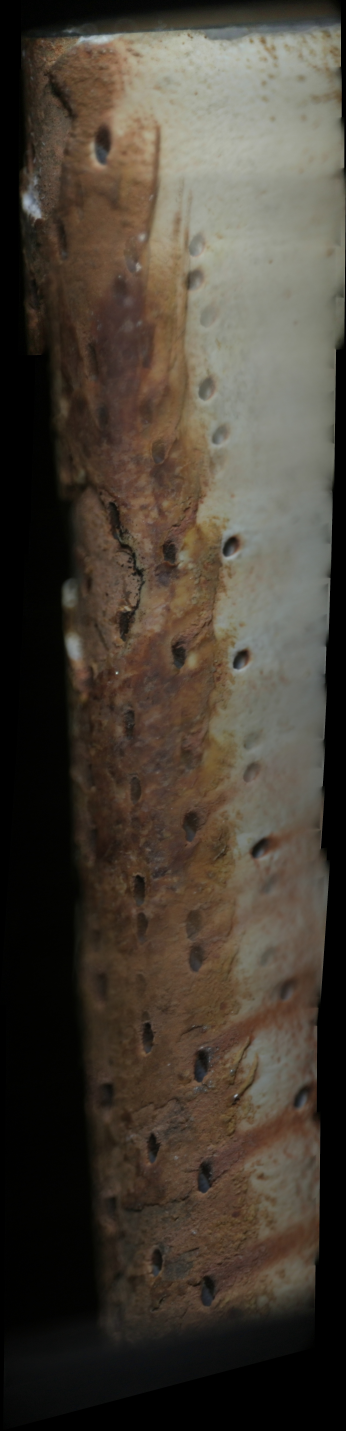
#> input picture image_stitching/from_scratch/blade_down_mosaic.jpg, 2076 x 8581 px (shown at 1/6 size); its folder holds only this picture in this run
$ python -i focus_engine.py   (imports and definitions only)   (older library calls are emulated)
#> lines starting #> are read from the running program, lines starting #| are printed output that depends on the picture
#> further down, picture is the input picture: shape (8581, 2076, 3); mean B, G, R 53.7, 64, 71.7
"""Region-wise autofocus for a curved blade.

Why the old autofocus could not work
------------------------------------
``MotorControlApp._autofocus`` climbed Z one step at a time, asking the Siamese
CNN "is frame B sharper than frame A?".  Two things make that fail on a curved
turbine blade, and both are visible in the delivered mosaic:

1. **Wrong question, wrong region.**  The CNN compares one crop of the frame
   (``CropMiddleThird``), i.e. *one region*, and returns a single number.  A
   blade is not flat: at any one Z some regions are sharp and others are not
   (look at the top view: the surface recedes through the field of view).  A
   scalar preference cannot say *which* region is sharp, so it cannot guide a
   search whose objective is "maximise focus over the blade's area".

2. **A hill climb needs a hill.**  When the start point is far out of focus,
   every nearby position looks equally bad.  The CNN then returns ~0.5, the old
   code read ``prob < 0.4`` as "peak at current position" and stopped - or, when
   ``prob`` sat between 0.4 and 1.0, kept climbing up to 20 x 400 steps (5 mm) in
   whichever direction it happened to be going.  Nothing in that loop ever asked
   *"is my best sample at the edge of what I searched?"*, so a focus that lies
   outside the searched range looked exactly like a locked focus.  That is the
   defect the user reports: a band of the blade where **every** frame is blurred,
   and the mosaic faithfully reproduces it.

What this module does instead
-----------------------------
* **Scores regions, not frames.**  The frame is split into a tile grid; each
  tile gets an exposure-normalised Tenengrad score (the same formula as
  ``image_stitching/live/quality.sharpness`` so the numbers mean the same thing
  in both places).  Each tile's score is then normalised by *that tile's own*
  best score over the Z-stack, which makes tiles with different texture
  comparable - "0.95" means "95 % of the best this patch can ever look".
* **Searches a range, then refuses to lie about it.**  The scan covers the whole
  configured travel in both directions.  If the best sample is at either end of
  the window, the walk keeps going (never past ``z_travel_limit``).  Only a
  bracketed peak - sharp on both sides - counts as focus.  This is the direct
  fix for "the range was too small".
* **Optimises the area in focus**, not one number: the chosen Z is the one that
  maximises the fraction of (usable) blade area that is within
  ``in_focus_ratio`` of its own peak.  When several regions cannot be sharp at
  the same Z it says so, with numbers, instead of quietly producing a blur.
* **Predicts** the next Z from the trend along the scan path (``FocusTrend``),
  so a stop can be searched in a narrow window and still escalate when the
  prediction is wrong.  This is what makes a wide-range search affordable in the
  middle of a sweep.
* **Can stack**: when the depth spread genuinely exceeds the depth of field,
  ``compose_focus_stack`` merges a small Z-bracket into one all-sharp frame, and
  ``tile_weight_map`` gives the stitcher a per-pixel "trust me here" weight so
  overlapping frames contribute the sharpest available pixels.

Nothing here talks to hardware: motion and capture arrive as callables, so the
whole module is testable (and is tested) without a camera or a motor.
"""
from __future__ import annotations

import math
import time
from dataclasses import dataclass, field, replace

import cv2
import numpy as np

__all__ = [
    "FocusConfig", "FocusError", "FocusResult", "FocusStack", "AutoFocus",
    "FocusTrend", "TileMetrics", "tile_bounds", "tile_metrics",
    "compose_focus_stack", "tile_weight_map", "full_frame",
]


# ──────────────────────────────────────────────────────────────────────────────
#  Configuration
# ──────────────────────────────────────────────────────────────────────────────

@dataclass
class FocusConfig:
    """Everything that decides how expensive and how thorough a scan is.

    Steps are Z-motor steps (Z is 3200 pulses/rev on a 4 mm lead screw =
    800 steps/mm, so 100 steps = 0.125 mm).  The defaults scan ~3.75 mm of
    travel at 0.125 mm - slower than the
    old hill climb per step, but bounded, and it always brackets the peak.
    """

    # tile grid
    tiles_x: int = 6
    tiles_y: int = 4
    margin: float = 0.04             # ignore this fraction of each frame edge
    roi: tuple = (0.0, 0.0, 1.0, 1.0)
    """Part of the frame the *search* looks at, as fractions (x0, y0, x1, y1).

    The tile grid is laid over this rectangle only, so every focus decision
    (peak, area-in-focus, depth spread) is about that region.  On this rig the
    blade curves away from the lens towards the right of the view: no single Z
    makes the whole frame sharp, and the right side is covered again - by the
    sharp left part of the *next* strip - one X step later.  Focusing on the
    left ~40 % therefore gives a sharp band in every frame, which the global
    stitcher then picks per pixel.  Use ``(0, 0, 0.4, 1)`` for that.

    Stacking (``compose_focus_stack``) and stitch weights
    (``tile_weight_map``) always use the whole frame regardless of this."""
    preblur: int = 3                 # kill single-pixel sensor noise (odd, 0=off)
    # A tile may only vote on focus if it has *texture*.  Judged against the best
    # tile in view (relative) with a small absolute floor, because a badly
    # defocused blade still shows luma std ~5 while genuinely featureless
    # background is ~0 - an absolute threshold would throw away every blurred
    # frame, which is exactly when the answer matters most.
    min_contrast: float = 2.0
    min_contrast_rel: float = 0.12
    min_luma: float = 6.0            # near-black tile
    max_luma: float = 252.0          # blown-out tile

    # search
    range_steps: int = 3000
    """Cap on how far the search may walk from where it started, both directions
    (so 6000 = +-3.75 mm around the start).

    This is a *bound*, not a distance travelled: the scan stops as soon as the
    peak is bracketed, and a prediction narrows it further.  Set it to ``0`` to
    let the search use the whole of ``z_travel_limit`` - the right choice when
    the part's depth envelope is unknown, a bad one when it is known and small,
    because then every capture spent outside the envelope is pure cost."""
    coarse_steps: int = 100          # 0.125 mm
    fine_steps: int = 25             # 31 um
    fine_samples: int = 5            # samples per fine sweep (odd)
    z_travel_limit: int = 12000      # 15 mm either way: hard safety clamp
    max_samples: int = 140           # budget guard for one scan
    settle_s: float = 0.18           # wait after every Z move before capture
    backlash_steps: int = 0          # approach every target from below if > 0
    predictive_window: int = 300     # window width when a hint is available

    # decision
    in_focus_ratio: float = 0.90     # tile counts as focused at >=90 % of its peak
    min_in_focus_area: float = 0.60  # below this the stop is flagged
    dof_ratio: float = 0.75          # spread > dof_ratio*DOF => needs stacking
    # A peak only counts when it stands clear of *both* ends of the window.  On a
    # badly defocused frame every sample looks equally soft, and a 0.1 % wobble
    # would otherwise be read as "peak found" - the exact false positive that
    # produced blurred bands in the mosaic.
    blend_falloff: float = 0.01      # weight = exp(-shortfall/tau), focus stacking
    bracket_margin: float = 0.05
    gallop_signal: float = 2.5
    """How much the gallop's best sample must stand above its worst before the
    neighbourhood is worth rescanning.  On a blade that is simply out of reach
    every sample is noise and the spread is ~1.7x; a real focus cone that the
    gallop stepped over still shows 5-10x, because the blur ramp is steep.
    Without this test the scan would either give up on a focusable patch (it
    stepped over the cone) or spend a hundred captures proving a blade is out of
    range."""
    curve_min_variation: float = 0.05
    min_peak_sharpness: float = 0.01
    """Absolute floor for "this sample is actually sharp".

    The score is ``mean(|grad|^2) / mean(luma)^2``, so it is exposure invariant
    but not contrast invariant: measured on the production scans a focused frame
    scores 0.3-0.7, a hopelessly defocused one 0.0006.  Without this floor a
    completely blurred field looks like a noisy curve with a 30 % "peak" in it,
    and the scan happily reports focus it never found - the failure mode that
    produced a blurred band in the mosaic.  Raise it if a defocused frame is ever
    accepted; ``AutoFocus`` also uses the best scan of the session as a
    reference, so a low-contrast part is not penalised for being low-contrast.
    """

    def steps_to_mm(self, steps: float, steps_per_mm: float = 800.0) -> float:
        return steps / steps_per_mm


class FocusError(RuntimeError):
    """Raised when a scan cannot proceed (no feed, no texture, no bracketing)."""


# ──────────────────────────────────────────────────────────────────────────────
#  Per-tile metrics
# ──────────────────────────────────────────────────────────────────────────────

@dataclass
class TileMetrics:
    sharpness: np.ndarray            # (tiles,) exposure-normalised Tenengrad
    contrast: np.ndarray             # (tiles,) luma std - how much to trust it
    luma: np.ndarray                 # (tiles,) mean luma


def _to_gray(frame: np.ndarray) -> np.ndarray:
    if frame.ndim == 2:
        return frame
    if frame.shape[2] == 4:
        frame = frame[:, :, :3]
    return cv2.cvtColor(frame, cv2.COLOR_BGR2GRAY)


def _roi_px(shape, cfg: FocusConfig) -> tuple[int, int, int, int]:
    """ROI as pixel bounds ``(x0, y0, x1, y1)``, clamped and never empty."""
    h, w = shape[:2]
    rx0, ry0, rx1, ry1 = (tuple(cfg.roi) + (0.0, 0.0, 1.0, 1.0))[:4]
    rx0, rx1 = sorted((min(max(rx0, 0.0), 1.0), min(max(rx1, 0.0), 1.0)))
    ry0, ry1 = sorted((min(max(ry0, 0.0), 1.0), min(max(ry1, 0.0), 1.0)))
    x0, x1 = int(round(rx0 * w)), int(round(rx1 * w))
    y0, y1 = int(round(ry0 * h)), int(round(ry1 * h))
    if x1 - x0 < 8:
        x0, x1 = 0, w
    if y1 - y0 < 8:
        y0, y1 = 0, h
    return x0, y0, x1, y1


def full_frame(cfg: FocusConfig) -> FocusConfig:
    """The same config with the ROI reset to the whole frame."""
    if tuple(cfg.roi) == (0.0, 0.0, 1.0, 1.0):
        return cfg
    return replace(cfg, roi=(0.0, 0.0, 1.0, 1.0))


def tile_bounds(shape, cfg: FocusConfig) -> list[tuple[int, int, int, int]]:
    """Tile rectangles ``(y0, y1, x0, x1)``, row-major, over the ROI.

    The margin is only applied at *frame* edges (vignetting, sensor border),
    not at ROI edges that lie inside the frame."""
    h, w = shape[:2]
    x0, y0, x1, y1 = _roi_px(shape, cfg)
    my, mx = int(h * cfg.margin), int(w * cfg.margin)
    xs = np.linspace(max(x0, mx), min(x1, w - mx), cfg.tiles_x + 1).astype(int)
    ys = np.linspace(max(y0, my), min(y1, h - my), cfg.tiles_y + 1).astype(int)
    return [(int(ys[j]), int(ys[j + 1]), int(xs[i]), int(xs[i + 1]))
            for j in range(cfg.tiles_y) for i in range(cfg.tiles_x)]


def tile_metrics(frame: np.ndarray, cfg: FocusConfig) -> TileMetrics:
    """Sharpness / contrast / brightness for every tile of one frame.

    Sharpness is ``mean(|grad|^2) / mean(luma)^2`` - the exposure normalisation
    matters because the blade's brightness drifts as the scan crosses it, and a
    raw Laplacian variance mostly measures that drift (see ``quality.py``).
    Unsharp tiles are still *measured*; whether they may vote is decided later
    by ``FocusStack.reliable``, using contrast which is texture, not blur.
    """
    gray = _to_gray(frame)
    if cfg.preblur and cfg.preblur >= 3:
        gray = cv2.GaussianBlur(gray, (cfg.preblur, cfg.preblur), 0)
    g = gray.astype(np.float32)
    gx = cv2.Sobel(g, cv2.CV_32F, 1, 0, ksize=3)
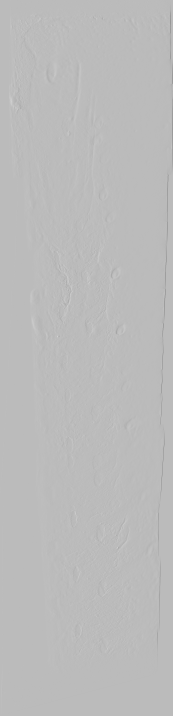
#> gx: shape (8581, 2076) float32 (shown at 1/12 size); min -476, max 172, mean 0; drawn with min black and max white
    gy = cv2.Sobel(g, cv2.CV_32F, 0, 1, ksize=3)
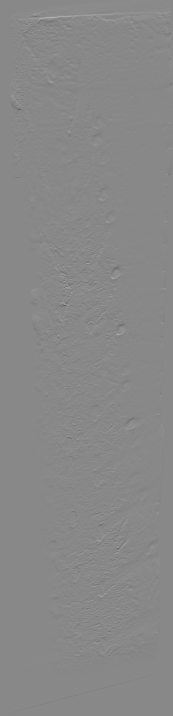
#> gy: shape (8581, 2076) float32 (shown at 1/12 size); min -192, max 167, mean 0; drawn with min black and max white
    energy = gx * gx + gy * gy
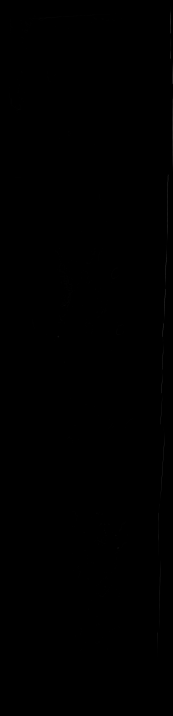
#> energy: shape (8581, 2076) float32 (shown at 1/12 size); min 0, max 226576, mean 128.2; drawn with min black and max white

    boxes = tile_bounds(gray.shape, cfg)
    sharp = np.zeros(len(boxes), np.float32)
    contrast = np.zeros(len(boxes), np.float32)
    luma = np.zeros(len(boxes), np.float32)
    for i, (y0, y1, x0, x1) in enumerate(boxes):
        e = energy[y0:y1, x0:x1]
        t = g[y0:y1, x0:x1]
        m = float(t.mean())
        sharp[i] = float(e.mean()) / (m * m + 1e-3)
        contrast[i] = float(t.std())
        luma[i] = m
#> this loop made 24 passes
#> m on passes 1 to 8: 38.4, 72.75, 115.5, 151.7, 155, 138.9, 5.86, 56.15
#> pass 1, in tile_metrics, `e = energy[y0:y1, x0:x1]`:
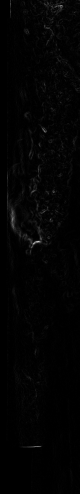
#> e: shape (1973, 318) float32 (shown at 1/4 size); min 0, max 9280, mean 121.8; drawn with min black and max white
#> pass 1, in tile_metrics, `t = g[y0:y1, x0:x1]`:
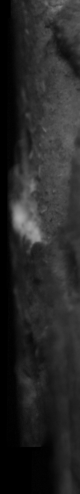
#> t: shape (1973, 318) float32 (shown at 1/4 size); min 0, max 171, mean 38.4
#> pass 2, in tile_metrics, `t = g[y0:y1, x0:x1]`:
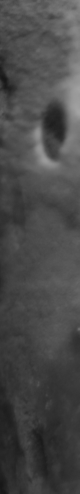
#> t: shape (1973, 318) float32 (shown at 1/4 size); min 20, max 165, mean 72.8
#> after the loop, contrast = 24 values, max 38.21 at index 23, min 0.867 at index 12, mean 19.28; luma = 24 values, max 155 at index 4, min 2.42 at index 12, mean 72.28; sharp = 24 values, max 1.8 at index 12, min 0.000656 at index 4, mean 0.173
    return TileMetrics(sharp, contrast, luma)


# ──────────────────────────────────────────────────────────────────────────────
#  A Z-stack and what it says about focus
# ──────────────────────────────────────────────────────────────────────────────

@dataclass
class FocusResult:
    """What a focus scan concluded - and what the operator should do about it."""

    z_peak: float = 0.0                # steps, relative to where the scan started
    peak_score: float = 0.0            # mean normalised sharpness of usable tiles
    in_focus_area: float = 0.0         # 0..1 of usable tile area within ratio
    tile_z: np.ndarray | None = None   # (tiles,) best Z per tile, nan if unusable
    tile_score: np.ndarray | None = None
    reliable: np.ndarray | None = None
    dof_steps: float = 0.0             # depth of field, measured from the curves
    depth_spread: float = 0.0          # p90-p10 of the per-tile best Z
    needs_stacking: bool = False
    bracketed: bool = False            # a peak with sharp samples on both sides
    curve_variation: float = 0.0       # (max-min)/max of the sharpness curve
    sharpness_gain: float = 1.0        # best sample / first sample
    range_limited: str = ""            # "neg" / "pos" / "" - peak at a clamp
    samples: int = 0
    seconds: float = 0.0
    trajectory: list[tuple[float, float]] = field(default_factory=list)

    # [46 lines left out: functions focus_fraction_tiles, recommendation, summary, not called in this run]


class FocusStack:
    """A set of frames captured at known Z offsets, scored per tile."""

    # [7 lines left out: function __init__, not called in this run]

    def __len__(self) -> int:
        return len(self.z)

    # [135 lines left out: functions add, matrix, reliable, normalised, quality, area_in_focus and 4 more, not called in this run]

    def best_index(self) -> int:
        return int(np.argmax(self.area_in_focus()))

    # [90 lines left out: functions peaks, _spacing, dof_steps, depth_spread, not called in this run]

    def needs_stacking(self) -> bool:
        dof = self.dof_steps()
        return bool(dof > 0 and self.depth_spread() > self.cfg.dof_ratio * dof)

    # [34 lines left out: function result, not called in this run]


# ──────────────────────────────────────────────────────────────────────────────
#  Trend prediction: where should Z be at the next stop?
# ──────────────────────────────────────────────────────────────────────────────

class FocusTrend:
    """Predicts the focus position from where the stage is in the scan.

    The blade's front surface is smooth, so the focus position drifts smoothly
    along the scan path; fitting ``z = a + b*u + c*v`` over previous stops makes
    the *next* search window narrow (a handful of samples instead of the whole
    travel) without ever trusting the prediction blindly: the runner still
    brackets the peak, escalates when it is at an edge, and reports when the
    travel limit stops it.

    What you fit is what it predicts.  Feed it absolute stage positions and it
    predicts absolute positions; feed it each scan's ``z_peak`` (an offset from
    where that scan started - what a stage that parks on the focus can measure)
    and it predicts the *shift* to the next stop, which is what
    ``AutoFocus.run(z_hint=...)`` wants.
    """

    # [10 lines left out: functions __init__, add, not called in this run]

    def __len__(self) -> int:
        return len(self.pts)

    # [36 lines left out: functions _fit, predict, not called in this run]

    def residual(self, u: float, v: float, z: float) -> float | None:
        p = self.predict(u, v)
        return None if p is None else float(z - p)

    # [6 lines left out: function slope_per_step, not called in this run]


# ──────────────────────────────────────────────────────────────────────────────
#  The scan itself
# ──────────────────────────────────────────────────────────────────────────────

class AutoFocus:
    """Runs focus scans against injected motion/capture callables.

    ``move(signed_steps)`` must move the Z stage and return once the command has
    been accepted; ``capture()`` returns a BGR frame or None; ``wait()`` (optional)
    blocks until the stage has actually stopped.  The runner keeps its own
    position bookkeeping, so it works with an open-loop stepper that has no
    encoder - every position below is *relative to where the scan started*.
    """

    # [94 lines left out: functions __init__, position, _goto, _move_raw, _already_sampled, _sample and 2 more, not called in this run]

    def _in_window(self, z: float) -> bool:
        lo, hi = self._search_window()
        return lo - 1e-6 <= z <= hi + 1e-6

    def _budget_left(self) -> bool:
        return len(self.stack) < self.cfg.max_samples

    # [380 lines left out: functions _check_budget, _scan_window, _gallop, _bracket_walk, _scan, _escalate and 3 more, not called in this run]


# ──────────────────────────────────────────────────────────────────────────────
#  Turning a stack into one sharp frame, and into stitch weights
# ──────────────────────────────────────────────────────────────────────────────

def _tile_weights_to_pixels(tile_w: np.ndarray, shape, cfg: FocusConfig,
                            feather: float = 1.0) -> np.ndarray:
    """Bilinearly blow a (rows, cols) tile weight grid up to full frame size."""
    h, w = shape[:2]
    grid = np.asarray(tile_w, np.float32).reshape(cfg.tiles_y, cfg.tiles_x)
    # place the grid on tile centres, then interpolate: a plain resize would
    # put tile corners at the frame corners and shift every weight by half a tile
    px = cv2.resize(grid, (w, h), interpolation=cv2.INTER_LINEAR)
    if feather > 0:
        # Keep the transition well inside one tile.  A wider feather blends
        # frames that are a whole tile's worth of focus apart, which averages the
        # composite back towards blurred - measured: sigma = tile/4 turned a
        # 0.89-quality stack into 0.55.
        sigma = max(1.0, feather * min(w / cfg.tiles_x, h / cfg.tiles_y) / 8.0)
        px = cv2.GaussianBlur(px, (0, 0), sigma)
    return px


# [52 lines left out: function compose_focus_stack, not called in this run]


def tile_weight_map(frame: np.ndarray, cfg: FocusConfig | None = None,
                    reference: float | None = None,
                    floor: float = 0.15) -> tuple[np.ndarray, float]:
    """Per-pixel focus weight for one frame, for the stitcher's blend.

    ``reference`` is the sharpness a well-focused frame of this surface reaches;
    pass a running maximum and the weights stay comparable across the whole
    scan.  Returns ``(weights, new_reference)``.  A blurred region gets weights
    near ``floor``, so in an overlap the sharp neighbour wins the pixel - which
    is how a defocused band gets overwritten instead of embedded.
    """
    cfg = full_frame(cfg or FocusConfig())
    m = tile_metrics(frame, cfg)
    best = float(np.percentile(m.sharpness, 90)) if m.sharpness.size else 0.0
#> best = 0.509
    new_ref = max(reference or 0.0, best)
#> new_ref = 0.509
    if new_ref <= 0:
        return np.ones(frame.shape[:2], np.float32), 0.0
    rel = np.clip(m.sharpness / new_ref, 0.0, 1.0)
#> rel = 24 values, max 1 at index 6, min 0.00129 at index 4, mean 0.177
    # Low-contrast tiles used to get weight 1.0 ("no texture: neutral").  But a
    # *blurred* textured tile also has low contrast, so the most defocused part
    # of a frame got the highest weight and beat the sharp neighbour in the
    # overlap - one source of the blocky patches.  Weights only matter relative
    # to other frames at the same spot, where a featureless surface scores low
    # in every frame anyway, so the measured value is used as-is.
    wt = np.clip(floor + (1.0 - floor) * rel ** 2, floor, 1.0)
#> wt = 24 values, max 1 at index 6, min 0.15 at index 4, mean 0.261
    # Smooth transitions (~half a tile).  A tile/8 ramp turned each 320x270 px
    # tile into a visible rectangle in the blend.  (Focus *stacking* keeps the
    # tight ramp on purpose - see compose_focus_stack.)
    return (_tile_weights_to_pixels(wt, frame.shape, cfg, 4.0)
            .astype(np.float32)), new_ref
#> in _tile_weights_to_pixels, `grid = np.asarray(tile_w, np.float32).reshape(cfg.tiles_y, cfg.tiles_x)`: grid = [[0.172, 0.151, 0.15, 0.15, 0.15, 0.15], [1, 0.153, 0.153, 0.151, 0.15, 0.152], [1, 0.152, 0.152, 0.151, 0.15, 0.168], [1, 0.161, 0.154, 0.16, 0.152, 0.193]]
#> in _tile_weights_to_pixels, `px = cv2.GaussianBlur(px, (0, 0), sigma)`:
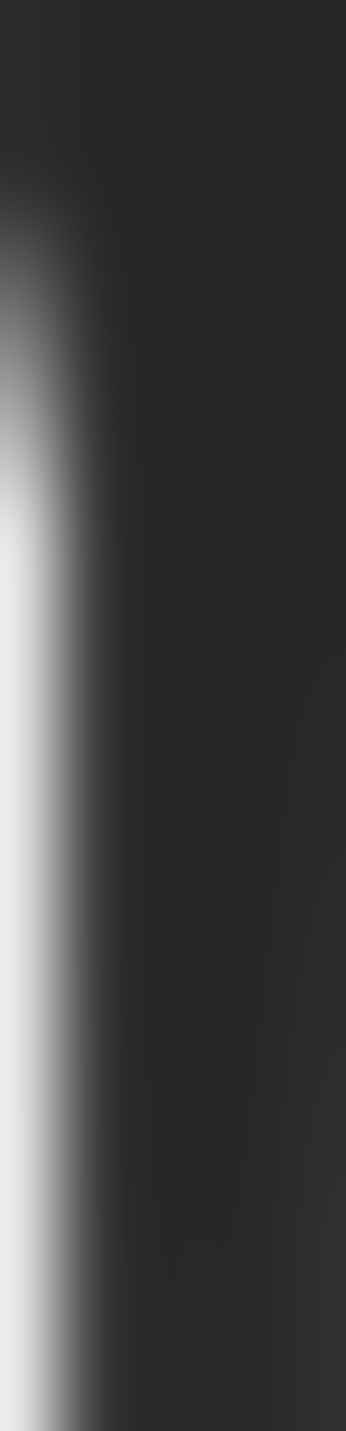
#> px: shape (8581, 2076) float32 (shown at 1/6 size); min 0.15, max 0.93, mean 0.261

>>> import cv2
>>> picture = cv2.imread('../image_stitching/from_scratch/blade_down_mosaic.jpg')
>>> result = tile_weight_map(picture)
